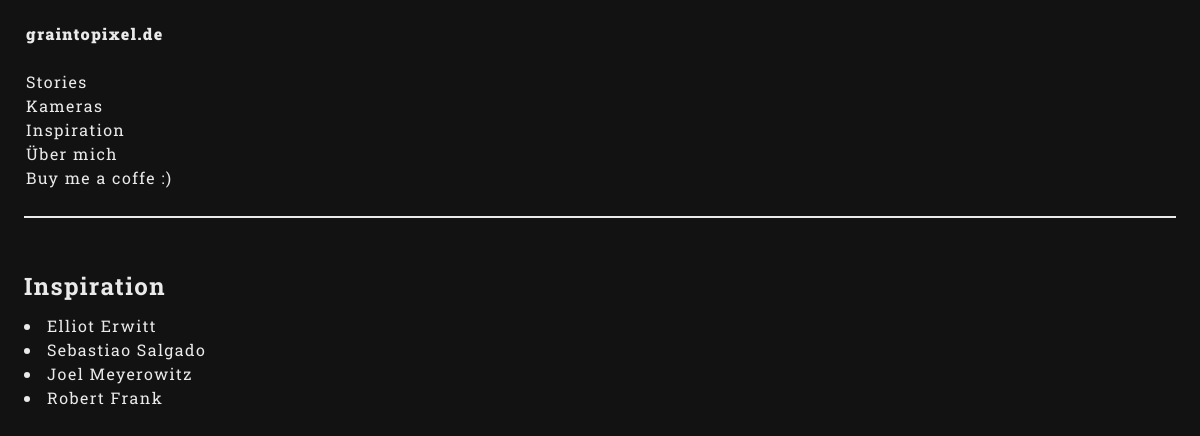
The app's page /category/Inspiration with its own data.
### posts/models.py (models this page shows, shortened)
class Category(models.Model):
    title = models.CharField(max_length=5000)

class Article(models.Model):
    html_template = models.CharField(max_length=5000,  blank=True, choices=[
        ('article_template01.html', 'Story, links Text, rechts Bilder'),
        ('article_template02.html', 'Artikel, links Text, rechts Bilder'),
        ('article_template03.html', 'Artikel, Text, Bild, Tabelle'),
        ('article_template04.html', 'Artikel, Objektiv'),
        ('article_template05.html', 'Artikel, nur Intro'),
    ])
    category = models.ForeignKey(Category, on_delete=models.CASCADE, null=True, blank=True)
    title = models.CharField(max_length=5000)
    intro_text = RichTextField(null=True, blank=True)
    seperated_texts = models.TextField(max_length=1000000, null=True, blank=True)
    images = models.ManyToManyField(Image, through='ArticleImage', related_name='articles')
    author = models.CharField(max_length=5000, default='Oskar Antretter', null=True)
    created_at = models.DateTimeField(default=datetime.now, blank=True)
    updated_at = models.DateTimeField(default=datetime.now, blank=True)

### posts/views.py (the view)
# urls.py: path('category/<str:title>', views.article_overview, name="article_overview"),
def article_overview(request, title):
    category = get_object_or_404(Category, title=title)
    categories = Category.objects.all()
    articles = Article.objects.filter(category=category)
    return render(request, 'article_overview.html', {
        'category': category,
        'categories': categories,
        'articles': articles
    })

### templates/article_overview.html (shortened to what this page needs)
{%load static%}
<!DOCTYPE html>
<html lang="de">
<head>
    <link rel="stylesheet" href="{% static 'css/style.css' %}">
</head>
<body>
    <div class="wrapper">
        <div class="menu-section">
            <table>
                <tr>
                    <td class="main-nav">
                        <div id="id-nav">
                            <nav>
                                <a class="bold-text" href="/">graintopixel.de</a>
                                <br>
                                <br>
                                <a href="/category/stories">Stories</a>
                                <br>
                                {% for category in categories %}
                                {% if category.id is not 12 %}
                                <a href="/category/{{category.title}}">{{category.title}}</a>
                                <br>
                                {%endif%}
                                {% endfor %}
                                <a href="/uebermich/18">Über mich</a><br>
                                <a href="https://paypal.me/oskarantretter1">Buy me a coffe :)</a><br>
                                <br>
                            </nav>
                        </div>
                    </td>
                </tr>
            </table>
        </div>
        <div class="content-preview-section">
            <h2>{{category.title}}</h2>
            <ul>
                {% for article in articles %}
                <li>
                    <a href="/category/{{category.title}}/article/{{article.id}}">{{article.title}}</a>
                </li>
                {% endfor %}
            </ul>
            <br>
        </div>
    </div>
</body>
</html>

### static/css/style.css (style rules this page uses)
:root { --c-background: #121212; --c-font: #eaeaea; --c-linksHover: #ffa42e; --c-decoration: #eaeaea; --font: "Roboto Slab"; --font-wheight: 400; --line-height: 1.5; --letter-spacing: 1.4px; --word-spacing: normal; }
* { margin: 0; padding: 0; scrollbar-color: var(--c-font) #eaeaea00; scrollbar-width: thin; }
body { background-color: var(--c-background); color: var(--c-font); font-size: 12pt; line-height: var(--line-height); font-family: var(--font); font-weight: var(--font-wheight); letter-spacing: var(--letter-spacing); word-spacing: var(--word-spacing); }
li { list-style-position: inside; text-indent: -20px; padding-left: 20px; }
.wrapper { width: 96vw; display: flex; flex-wrap: wrap; margin-left: 15px; margin-right: 15px; height: 95vh; margin: 0 auto; margin-top: 20px; align-content: start; }
.content-preview-section { width: 100%; height: fit-content; margin: 0 auto; }
.menu-section { width: 100%; border-bottom: 2px solid var(--c-decoration); margin-bottom: 50px; height: fit-content; box-sizing: border-box; }
h2 { padding-bottom: 10px; }
a { color: var(--c-font); text-decoration: none; }
.bold-text { font-weight: 1000; }
table { width: 100%; }

### records on screen
Category: title "Kameras"
Category: title "Inspiration"
Article: title "Elliot Erwitt"
Article: title "Sebastiao Salgado"
Article: title "Joel Meyerowitz"
Article: title "Robert Frank"
